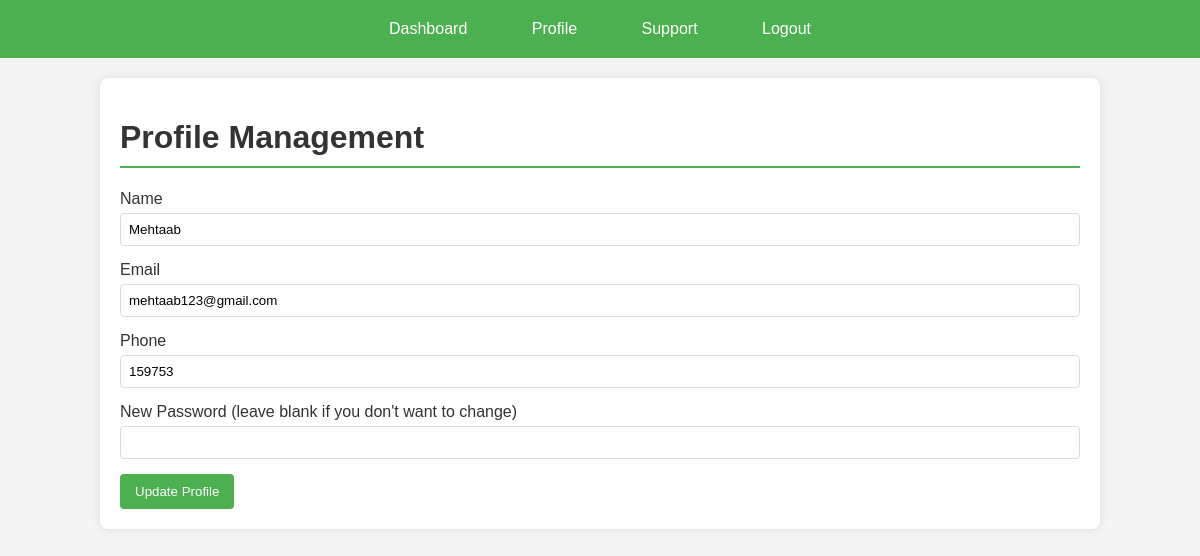
The page /profile.php (signed in) on the database its author committed.
### tables this page shows
CREATE TABLE `users` (
  `id` int NOT NULL,
  `name` varchar(255) NOT NULL,
  `email` varchar(255) NOT NULL,
  `password` varchar(255) NOT NULL,
  `phone` varchar(20) DEFAULT NULL,
  `laptop_model` varchar(255) DEFAULT NULL,
  `laptop_configuration` text,
  `serial_number` varchar(255) DEFAULT NULL,
  `photos` text,
  `cnic` varchar(20) DEFAULT NULL,
  `payment_type` enum('cash','installment') DEFAULT NULL
);

### profile.php (the view, shortened to what this page needs)
<?php
include 'db.php';
$user_id = $_SESSION['user_id'];
$sql = "SELECT * FROM users WHERE id='$user_id'";
$result = $conn->query($sql);
$user = $result->fetch_assoc();
?>
<!DOCTYPE html>
<html lang="en">
<head>
</head>
<body>
    <div class="navbar">
        <a href="dashboard.php">Dashboard</a>
        <a href="profile.php">Profile</a>
        <a href="support.php">Support</a>
        <a href="logout.php">Logout</a>
    </div>
    <div class="container">
        <h1>Profile Management</h1>
        <form method="post" action="profile.php">
            <div class="form-group">
                <label for="name">Name</label>
                <input type="text" id="name" name="name" value="<?php echo htmlspecialchars($user['name']); ?>" required>
            </div>
            <div class="form-group">
                <label for="email">Email</label>
                <input type="email" id="email" name="email" value="<?php echo htmlspecialchars($user['email']); ?>" required>
            </div>
            <div class="form-group">
                <label for="phone">Phone</label>
                <input type="text" id="phone" name="phone" value="<?php echo htmlspecialchars($user['phone']); ?>" required>
            </div>
            <div class="form-group">
                <label for="password">New Password (leave blank if you don't want to change)</label>
                <input type="password" id="password" name="password">
            </div>
            <button type="submit" class="btn">Update Profile</button>
        </form>
    </div>
</body>
</html>

### profile.php (style rules this page uses)
body { font-family: Arial, sans-serif; margin: 0; padding: 0; background-color: #f4f4f4; color: #333; }
.container { width: 80%; margin: 20px auto; padding: 20px; background-color: #fff; box-shadow: 0 0 10px rgba(0, 0, 0, 0.1); border-radius: 8px; }
h1, h2 { color: #333; }
h1 { border-bottom: 2px solid #4caf50; padding-bottom: 10px; }
.navbar { background-color: #4caf50; padding: 10px; text-align: center; margin-bottom: 20px; }
.navbar a { color: #fff; text-decoration: none; padding: 10px 20px; display: inline-block; margin: 0 10px; }
.form-group { margin-bottom: 15px; }
label { display: block; margin-bottom: 5px; }
input[type="text"], input[type="email"], input[type="password"] { width: 100%; padding: 8px; box-sizing: border-box; border: 1px solid #ddd; border-radius: 4px; }
.btn { padding: 10px 15px; color: #fff; background-color: #4caf50; border: none; border-radius: 4px; text-decoration: none; display: inline-block; text-align: center; cursor: pointer; }

### rows shown on the page
users: name "Mehtaab", email "mehtaab123@gmail.com", phone "159753"
